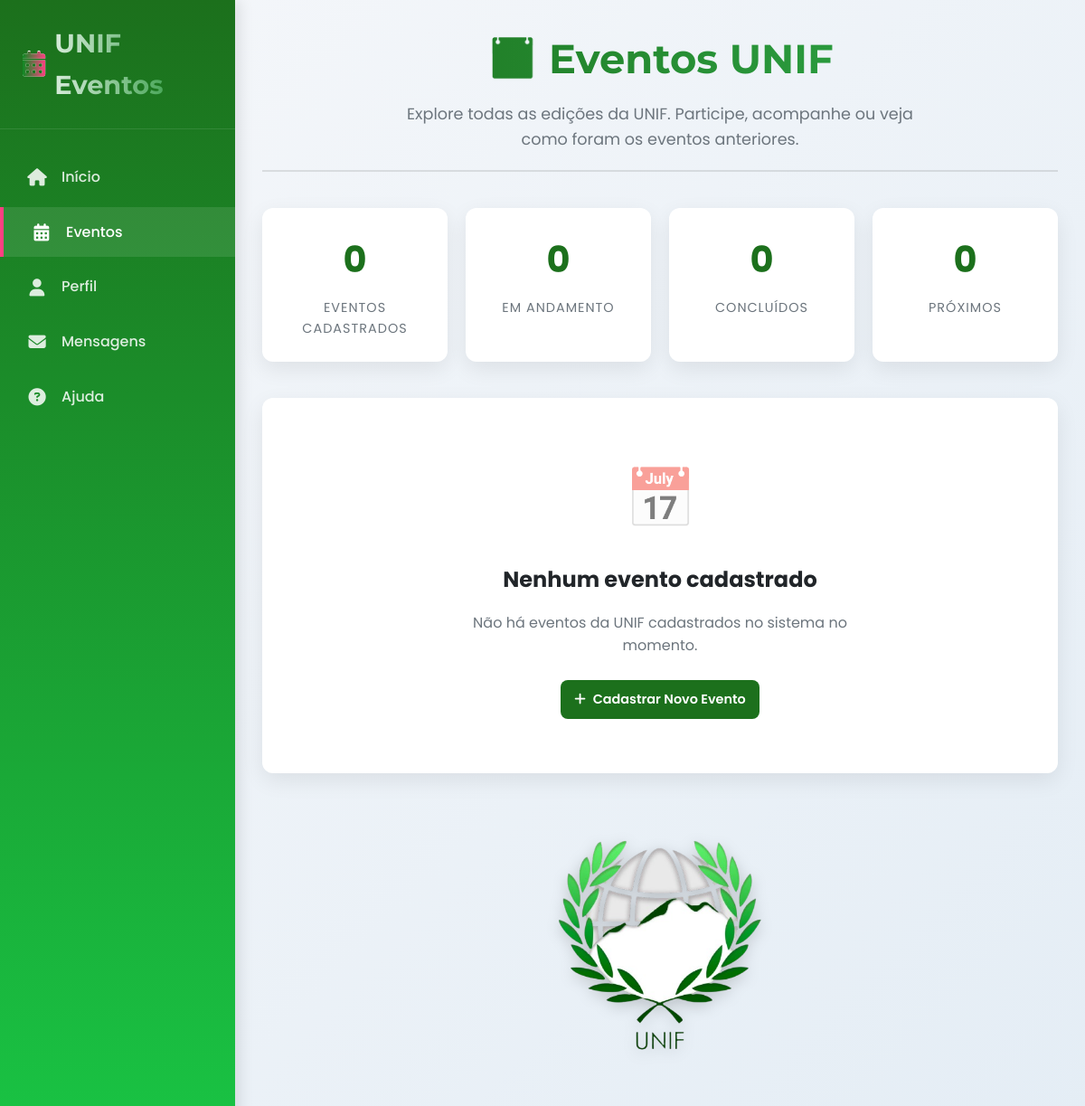
Before: /pages/eventos.php (signed in) with the older database file.
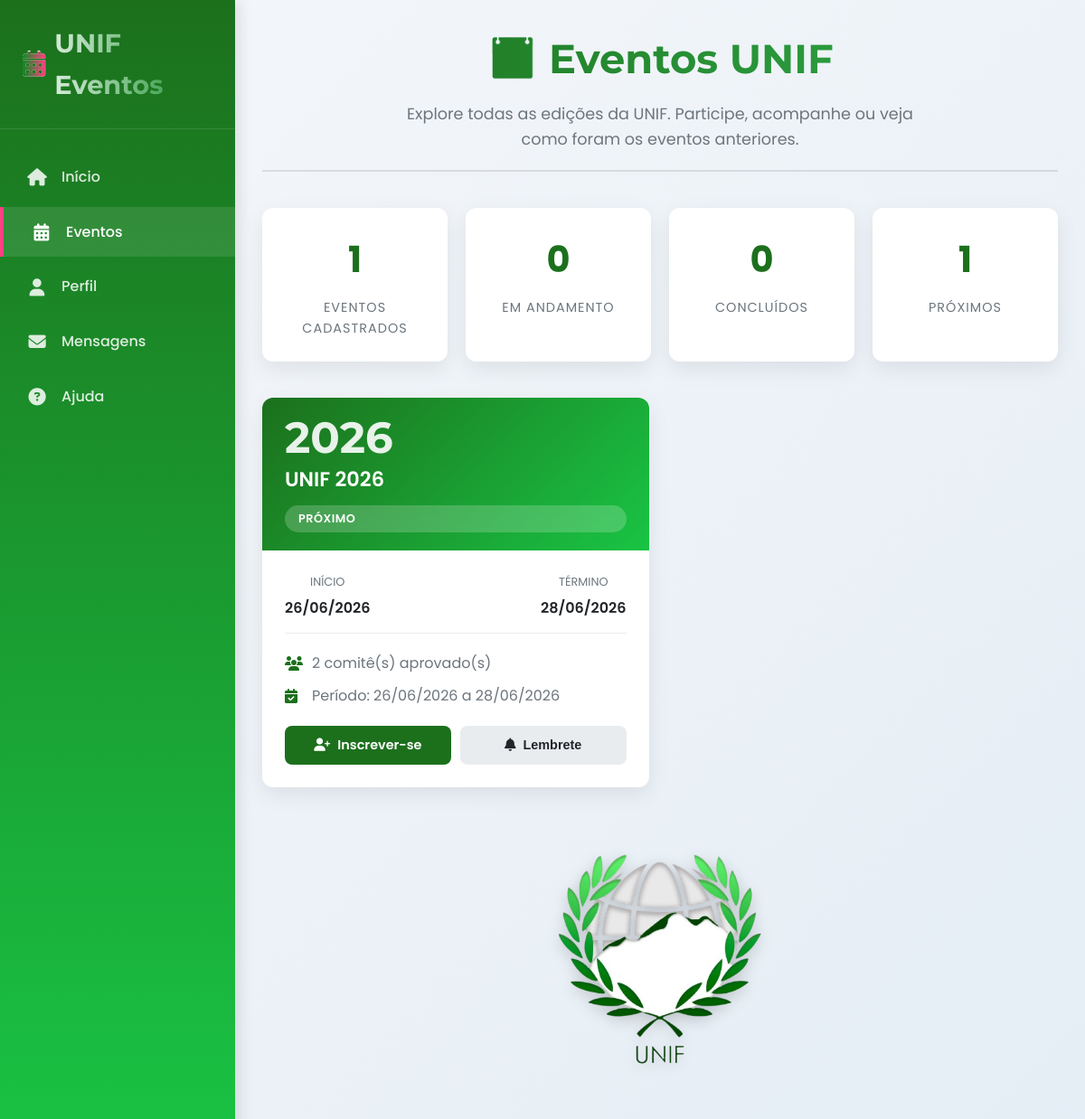
After: the same page with the newer database file.
### tables this page shows
CREATE TABLE `unif` (
  `id_unif` int(11) NOT NULL,
  `data_inicio_unif` date DEFAULT NULL,
  `data_fim_unif` date DEFAULT NULL,
  `data_inicio_inscricao_delegado` date DEFAULT NULL,
  `data_fim_inscricao_delegado` date DEFAULT NULL,
  `data_inicio_inscricao_comite` date DEFAULT NULL,
  `data_fim_inscricao_comite` date DEFAULT NULL,
  `data_inicio_inscricao_staff` date DEFAULT NULL,
  `data_fim_inscricao_staff` date DEFAULT NULL,
  `nome` varchar(50) NOT NULL
);

### pages/eventos.php (the view, shortened to what the changed rows need)
<?php
require_once 'php/conexao.php';
$eventos = [];
if ($conn && $conn->connect_error === null) {
    $sql = "SELECT * FROM unif ORDER BY data_inicio_unif DESC";
    $result = $conn->query($sql);
    if ($result && $result->num_rows > 0) {
        while($row = $result->fetch_assoc()) {
            $data_atual = date('Y-m-d');
            $data_inicio = $row['data_inicio_unif'];
            $data_fim = $row['data_fim_unif'];
            $ano = $row['nome'];
            if (preg_match('/\d{4}/', $ano, $matches)) {
                $ano = $matches[0];
            } else {
                $ano = date('Y', strtotime($data_inicio));
            }
            if ($data_atual > $data_fim) {
                $status = 'concluido';
                $status_text = 'Concluído';
                $status_class = 'concluido';
            } elseif ($data_atual >= $data_inicio && $data_atual <= $data_fim) {
                $status = 'em_andamento';
                $status_text = 'Em Andamento';
                $status_class = 'andamento';
            } elseif ($data_atual < $data_inicio) {
                $status = 'futuro';
                $status_text = 'Próximo';
                $status_class = 'futuro';
            } else {
                $status = 'desconhecido';
                $status_text = 'Indefinido';
                $status_class = 'desconhecido';
            }
            $sql_comites = "SELECT COUNT(*) as total FROM comite WHERE id_unif = ? AND status = 'aprovado'";
            $stmt_comites = $conn->prepare($sql_comites);
            $stmt_comites->bind_param("i", $row['id_unif']);
            $stmt_comites->execute();
            $result_comites = $stmt_comites->get_result();
            $comites_count = $result_comites->fetch_assoc()['total'] ?? 0;
            $eventos[] = [
                'id' => $row['id_unif'],
                'nome' => $row['nome'],
                'ano' => $ano,
                'data_inicio' => $data_inicio,
                'data_fim' => $data_fim,
                'status' => $status,
                'status_text' => $status_text,
                'status_class' => $status_class,
                'comites_count' => $comites_count,
                'data_inicio_formatada' => date('d/m/Y', strtotime($data_inicio)),
                'data_fim_formatada' => date('d/m/Y', strtotime($data_fim))
            ];
        }
    }
}
?>
<!DOCTYPE html>
<html lang="pt-BR">
<head>
    <link rel="stylesheet" href="https://cdnjs.cloudflare.com/ajax/libs/font-awesome/6.4.0/css/all.min.css">
</head>
<body>
<div class="container">
  <nav class="sidebar">
    <div class="sidebar-header">
      <h2><i class="fas fa-calendar-alt"></i> <span>UNIF Eventos</span></h2>
    </div>
  </nav>
  <main class="main-content">
    <div class="header fade-in">
      <h1>📅 Eventos UNIF</h1>
    </div>
    <div class="stats-section fade-in delay-1">
      <div class="stat-card">
        <div class="stat-number"><?php echo count($eventos); ?></div>
        <div class="stat-label">Eventos Cadastrados</div>
      </div>
      <div class="stat-card">
        <div class="stat-number"><?php echo count(array_filter($eventos, function($e) { return $e['status'] === 'futuro'; })); ?></div>
        <div class="stat-label">Próximos</div>
      </div>
    </div>
    <?php if (empty($eventos)): ?>
      <div class="no-events fade-in">
        <div class="icon">📅</div>
        <h3>Nenhum evento cadastrado</h3>
        <p>Não há eventos da UNIF cadastrados no sistema no momento.</p>
        <?php if (isset($_SESSION["adm"]) && $_SESSION["adm"] == true): ?>
          <a href="cadastrar_unif.php" class="event-btn btn-primary">
            <i class="fas fa-plus"></i> Cadastrar Novo Evento
          </a>
        <?php endif; ?>
      </div>
    <?php else: ?>
      <div class="events-grid">
        <?php foreach($eventos as $index => $evento): ?>
          <div class="event-card fade-in delay-<?php echo ($index % 4) + 1; ?>">
            <div class="event-header <?php echo $evento['status_class']; ?>">
              <div class="event-year"><?php echo $evento['ano']; ?></div>
              <div class="event-name"><?php echo htmlspecialchars($evento['nome']); ?></div>
              <span class="event-status"><?php echo $evento['status_text']; ?></span>
            </div>
            <div class="event-body">
              <div class="event-dates">
                <div class="date-item">
                  <div class="date-label">Início</div>
                  <div class="date-value"><?php echo $evento['data_inicio_formatada']; ?></div>
                </div>
                <div class="date-item">
                  <div class="date-label">Término</div>
                  <div class="date-value"><?php echo $evento['data_fim_formatada']; ?></div>
                </div>
              </div>
              <div class="event-info">
                <div class="info-item">
                  <i class="fas fa-users"></i>
                  <span><?php echo $evento['comites_count']; ?> comitê(s) aprovado(s)</span>
                </div>
                <div class="info-item">
                  <i class="fas fa-calendar-check"></i>
                  <span>Período: <?php echo $evento['data_inicio_formatada']; ?> a <?php echo $evento['data_fim_formatada']; ?></span>
                </div>
              </div>
              <div class="event-actions">
                <?php if ($evento['status'] === 'concluido'): ?>
                  <a href="relatorio_evento.php?id=<?php echo $evento['id']; ?>" class="event-btn btn-secondary">
                    <i class="fas fa-chart-bar"></i> Relatório
                  </a>
                  <a href="galeria.php?id=<?php echo $evento['id']; ?>" class="event-btn btn-primary">
                    <i class="fas fa-images"></i> Galeria
                  </a>
                <?php elseif ($evento['status'] === 'futuro'): ?>
                  <a href="participacao.php?id_unif=<?php echo $evento['id']; ?>" class="event-btn btn-primary">
                    <i class="fas fa-user-plus"></i> Inscrever-se
                  </a>
                  <button class="event-btn btn-secondary" onclick="notificarEvento(<?php echo $evento['id']; ?>)">
                    <i class="fas fa-bell"></i> Lembrete
                  </button>
                <?php endif; ?>
              </div>
            </div>
          </div>
        <?php endforeach; ?>
      </div>
    <?php endif; ?>
  </main>
</div>
</body>
</html>

Changed rows visible on the page:
added unif: ano "2026", nome "UNIF 2026", status_text "PRÓXIMO", data_inicio_formatada "26/06/2026", data_fim_formatada "28/06/2026", comites_count "2"
Other visible differences:
count($eventos): "0" → "1"
text no longer shown: "0 📅 Nenhum evento cadastrado Não há eventos da UNIF cadastrados no sistema no momento. Cadastrar Novo Evento"
text now shown: "1"
